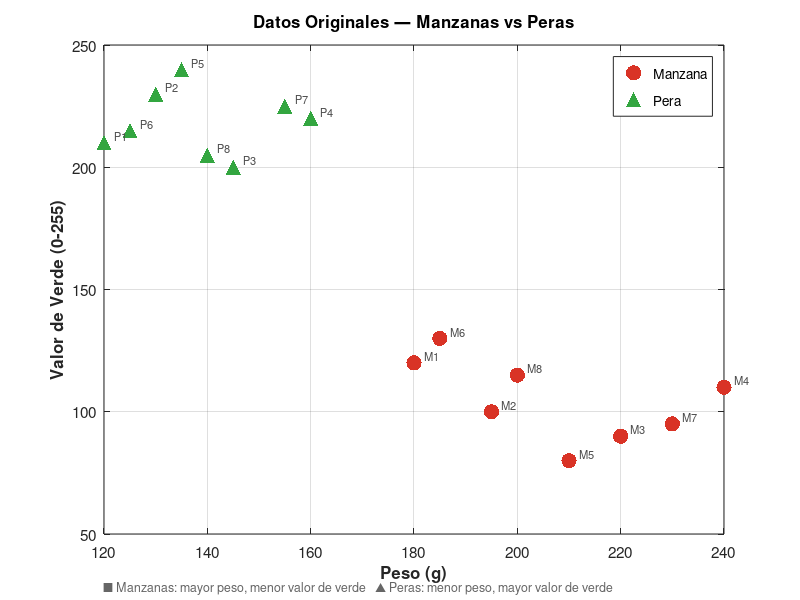
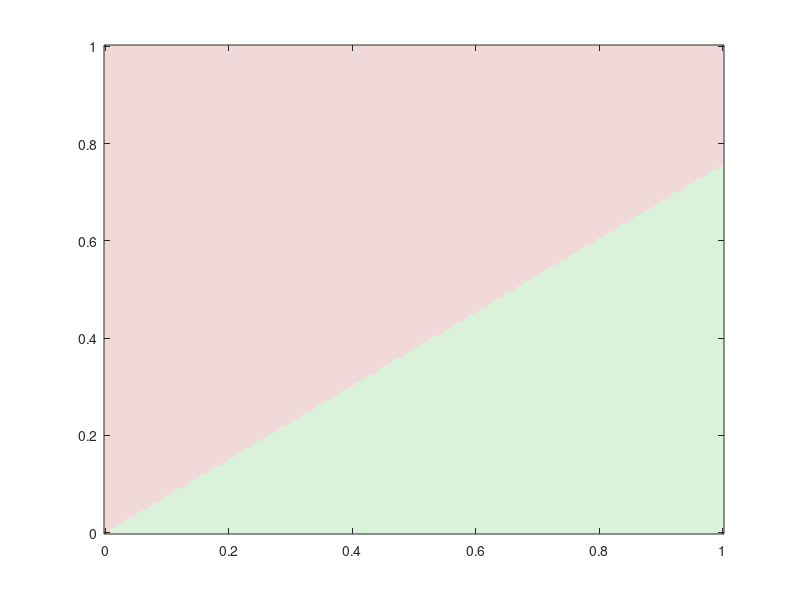

Write MATLAB code to recreate these figures, in order. (Note: this script raises an error after producing the figures.)
%  GRUPO 1 — CLASIFICACIÓN DE FRUTAS (Agroindustria)
%  Manzanas vs Peras por Peso (g) y Color (valor verde 0-255)
%  Algoritmos: Perceptrón (Hardlim) y ADALINE (Regla Delta/LMS)

clear; clc; close all;

fprintf('==============================================\n');
fprintf('  CLASIFICACIÓN DE FRUTAS — Agroindustria\n');
fprintf('  Perceptrón vs ADALINE\n');
fprintf('==============================================\n\n');

%  PASO 1: DEFINICIÓN DE DATOS DE ENTRENAMIENTO

P = [180   195  220  240  210  185  230  200  ...  
     120   130  145  160  135  125  155  140; ... 
     120   100   90  110   80  130   95  115  ...  
     210   230  200  220  240  215  225  205];     

% Etiquetas: 1 = Manzana, 0 = Pera
T = [1  1  1  1  1  1  1  1   0  0  0  0  0  0  0  0];

[n_features, N] = size(P); 

fprintf('Datos cargados: %d muestras, %d características\n', N, n_features);
fprintf('Manzanas: %d | Peras: %d\n\n', sum(T==1), sum(T==0));


%  PASO 2: NORMALIZACIÓN (Min-Max al rango [0, 1])

P_min = min(P, [], 2);  
P_max = max(P, [], 2);  
P_norm = (P - P_min) ./ (P_max - P_min);

fprintf('Rango original:\n');
fprintf('  Peso:  [%.0f, %.0f] g\n', P_min(1), P_max(1));
fprintf('  Color: [%.0f, %.0f]\n\n', P_min(2), P_max(2));

%  PASO 3: PARÁMETROS DE ENTRENAMIENTO
alpha_perc  = 0.1;   
alpha_adal  = 0.01;  
max_epocas  = 200;   
umbral_MSE  = 0.005; 

% ENTRENAMIENTO DEL PERCEPTRÓN

fprintf('----------------------------------------------\n');
fprintf('  ENTRENANDO PERCEPTRÓN...\n');
fprintf('----------------------------------------------\n');

% Inicialización de pesos y bias
W_p = zeros(1, n_features);
b_p = 0;

errores_perc    = zeros(1, max_epocas);
mse_perc        = zeros(1, max_epocas);
epocas_conv_p   = max_epocas;

for epoca = 1:max_epocas
    error_total = 0;
    mse_ep = 0;

    % Recorrer todas las muestras (en orden aleatorio para mejor convergencia)
    idx = randperm(N);

    for k = 1:N
        i = idx(k);
        x = P_norm(:, i);  
        t = T(i);          
        net = W_p * x + b_p;

        %Función de activación ESCALÓN (Hardlim) 
        if net >= 0
            y = 1;
        else
            y = 0;
        end

        % - Error discreto 
        e = t - y; 

        %  Actualización de pesos (solo si hay error) 
        W_p = W_p + alpha_perc * e * x';
        b_p = b_p + alpha_perc * e;

        error_total = error_total + abs(e);
        mse_ep      = mse_ep + e^2;
    end

    errores_perc(epoca) = error_total;
    mse_perc(epoca)     = mse_ep / N;

    % Criterio de paro: sin errores en toda una época
    if error_total == 0
        epocas_conv_p = epoca;
        fprintf('  ✓ Convergió en época %d\n', epoca);
        break;
    end
end

% Calcular precisión final del Perceptrón
y_pred_p = zeros(1, N);
for i = 1:N
    net = W_p * P_norm(:,i) + b_p;
    y_pred_p(i) = net >= 0;
end
acc_p = sum(y_pred_p == T) / N * 100;

fprintf('  Pesos finales: W = [%.4f, %.4f]  b = %.4f\n', W_p(1), W_p(2), b_p);
fprintf('  Precisión: %.1f%%\n\n', acc_p);

% ENTRENAMIENTO DE ADALINE (Regla Delta / LMS)
fprintf('----------------------------------------------\n');
fprintf('  ENTRENANDO ADALINE...\n');
fprintf('----------------------------------------------\n');

% Inicialización
W_a = rand(1, n_features) * 0.01; 
b_a = 0;

mse_adal      = zeros(1, max_epocas);
epocas_conv_a = max_epocas;

for epoca = 1:max_epocas
    errores_cuad = zeros(1, N);
    idx = randperm(N);

    for k = 1:N
        i = idx(k);
        x = P_norm(:, i);
        t = T(i);

        % Salida LINEAL (Purelin — SIN escalón) 
        net = W_a * x + b_a;   

        % Error CONTINUO (antes de cuantizar) 
        e = t - net; 

        % Regla Delta (gradiente del MSE)
        W_a = W_a + 2 * alpha_adal * e * x';
        b_a = b_a + 2 * alpha_adal * e;

        errores_cuad(k) = e^2;
    end

    mse_adal(epoca) = mean(errores_cuad);

    % Criterio de paro por MSE
    if mse_adal(epoca) < umbral_MSE
        epocas_conv_a = epoca;
        fprintf('  ✓ Convergió en época %d  (MSE = %.6f)\n', epoca, mse_adal(epoca));
        break;
    end
end

% Calcular precisión final de ADALINE (se aplica escalón DESPUÉS del entrenamiento)
y_pred_a = zeros(1, N);
for i = 1:N
    net = W_a * P_norm(:,i) + b_a;
    y_pred_a(i) = net >= 0.5;  
end
acc_a = sum(y_pred_a == T) / N * 100;

fprintf('  Pesos finales: W = [%.4f, %.4f]  b = %.4f\n', W_a(1), W_a(2), b_a);
fprintf('  MSE final: %.6f\n', mse_adal(epocas_conv_a));
fprintf('  Precisión: %.1f%%\n\n', acc_a);

%  PASO 4: VISUALIZACIÓN — 4 FIGURAS

% Índices por clase
idx_manzana = find(T == 1);  
idx_pera    = find(T == 0);  

% Colores
color_manzana = [0.85 0.20 0.15]; 
color_pera    = [0.20 0.65 0.25];  
color_perc    = [0.20 0.40 0.80];  
color_adal    = [0.85 0.50 0.10];  
x1_rango = linspace(-0.1, 1.1, 300);  

% Calcular fronteras de decisión
% Perceptrón: W_p(1)*x1 + W_p(2)*x2 + b_p = 0  →  x2 = -(W_p(1)*x1 + b_p)/W_p(2)
if abs(W_p(2)) > 1e-6
    x2_frontera_p = -(W_p(1) * x1_rango + b_p) / W_p(2);
else
    x2_frontera_p = NaN(size(x1_rango));
end

% ADALINE: frontera en net = 0.5 (umbral entre 0 y 1)
if abs(W_a(2)) > 1e-6
    x2_frontera_a = (0.5 - W_a(1) * x1_rango - b_a) / W_a(2);
else
    x2_frontera_a = NaN(size(x1_rango));
end

%% figura 1: Datos en espacio original 
figure('Name','Figura 1 - Datos Originales','NumberTitle','off',...
       'Position',[50 500 600 450],'Color','w');

scatter(P(1, idx_manzana), P(2, idx_manzana), 120, ...
        color_manzana, 'filled', 'Marker','o', 'DisplayName','Manzana');
hold on;
scatter(P(1, idx_pera), P(2, idx_pera), 120, ...
        color_pera, 'filled', 'Marker','^', 'DisplayName','Pera');

for i = 1:N
    if T(i) == 1
        txt = sprintf('M%d', i);
    else
        txt = sprintf('P%d', i-8);
    end
    text(P(1,i)+2, P(2,i)+3, txt, 'FontSize', 8, 'Color', [0.3 0.3 0.3]);
end

grid on; box on;
xlabel('Peso (g)', 'FontSize', 13, 'FontWeight', 'bold');
ylabel('Valor de Verde (0-255)', 'FontSize', 13, 'FontWeight', 'bold');
title('Datos Originales — Manzanas vs Peras', 'FontSize', 14, 'FontWeight', 'bold');
legend('Location', 'northeast', 'FontSize', 11);
set(gca, 'FontSize', 11);

annotation('textbox', [0.13 0.01 0.8 0.06], 'String', ...
    '■ Manzanas: mayor peso, menor valor de verde   ▲ Peras: menor peso, mayor valor de verde', ...
    'EdgeColor', 'none', 'FontSize', 9, 'Color', [0.4 0.4 0.4], 'HorizontalAlignment','center');

%% FIGURA 2: Fronteras de decisión 
figure('Name','Figura 2 - Fronteras de Decisión','NumberTitle','off',...
       'Position',[670 500 650 450],'Color','w');


[xx, yy] = meshgrid(linspace(0,1,200), linspace(0,1,200));
zz_p = zeros(size(xx));
for r = 1:size(xx,1)
    for c = 1:size(xx,2)
        net = W_p(1)*xx(r,c) + W_p(2)*yy(r,c) + b_p;
        zz_p(r,c) = net >= 0;
    end
end

h_bg = imagesc([0 1], [0 1], zz_p);
colormap([0.95 0.85 0.85; 0.85 0.95 0.85]); 
set(gca, 'YDir', 'normal');
alpha(h_bg, 0.3);
hold on;


plot(x1_rango, x2_frontera_p, '-', 'Color', color_perc, ...
     'LineWidth', 2.5, 'DisplayName', sprintf('Perceptrón (α=%.2f)', alpha_perc));
plot(x1_rango, x2_frontera_a, '--', 'Color', color_adal, ...
     'LineWidth', 2.5, 'DisplayName', sprintf('ADALINE (α=%.3f)', alpha_adal));

% Datos normalizados
scatter(P_norm(1, idx_manzana), P_norm(2, idx_manzana), 130, ...
        color_manzana, 'filled', 'o', 'DisplayName','Manzana', ...
        'MarkerEdgeColor','w', 'LineWidth',1.5);
scatter(P_norm(1, idx_pera), P_norm(2, idx_pera), 130, ...
        color_pera, 'filled', '^', 'DisplayName','Pera', ...
        'MarkerEdgeColor','w', 'LineWidth',1.5);

axis([0 1 0 1]); grid on; box on;
xlabel('Peso normalizado', 'FontSize', 13, 'FontWeight', 'bold');
ylabel('Verde normalizado', 'FontSize', 13, 'FontWeight', 'bold');
title('Fronteras de Decisión — Perceptrón vs ADALINE', 'FontSize', 14, 'FontWeight', 'bold');
legend('Location', 'northeast', 'FontSize', 10);
set(gca, 'FontSize', 11);

% Anotaciones de región
text(0.05, 0.92, 'Región: Manzana', 'Color', color_manzana, 'FontSize', 10, 'FontWeight', 'bold');
text(0.65, 0.08, 'Región: Pera', 'Color', color_pera, 'FontSize', 10, 'FontWeight', 'bold');

%% figura 3: Error del Perceptrón y MSE de ADALINE por época 
figure('Name','Figura 3 - Convergencia','NumberTitle','off',...
       'Position',[50 30 650 420],'Color','w');

ep_p = 1:epocas_conv_p;
ep_a = 1:epocas_conv_a;

% Subplot 1: Perceptrón — Error total por época
subplot(2,1,1);
area(ep_p, errores_perc(ep_p), 'FaceColor', color_perc, 'FaceAlpha', 0.3, ...
     'EdgeColor', color_perc, 'LineWidth', 1.5);
hold on;
plot(ep_p, errores_perc(ep_p), 'o-', 'Color', color_perc, ...
     'LineWidth', 2, 'MarkerSize', 5, 'MarkerFaceColor', color_perc);
xline(epocas_conv_p, '--k', sprintf('Convergencia (é=%d)', epocas_conv_p), ...
      'FontSize', 9, 'LabelHorizontalAlignment', 'left');
xlabel('Época', 'FontSize', 11);
ylabel('Errores totales |e|', 'FontSize', 11);
title('Perceptrón — Evolución del Error', 'FontSize', 12, 'FontWeight', 'bold');
grid on; box on;
set(gca, 'FontSize', 10);

% Subplot 2: ADALINE — MSE por época
subplot(2,1,2);
semilogy(ep_a, mse_adal(ep_a), '-', 'Color', color_adal, 'LineWidth', 2.5);
hold on;
semilogy(ep_a, mse_adal(ep_a), '.', 'Color', color_adal, 'MarkerSize', 8);
yline(umbral_MSE, '--k', sprintf('Umbral MSE = %.3f', umbral_MSE), ...
      'FontSize', 9, 'LabelHorizontalAlignment', 'right');
xline(epocas_conv_a, '--', 'Color',[0.4 0.4 0.4], ...
      'Label', sprintf('Convergencia (é=%d)', epocas_conv_a), ...
      'FontSize', 9, 'LabelHorizontalAlignment', 'left');
xlabel('Época', 'FontSize', 11);
ylabel('MSE (escala logarítmica)', 'FontSize', 11);
title('ADALINE — Convergencia del MSE (Regla Delta)', 'FontSize', 12, 'FontWeight', 'bold');
grid on; box on;
set(gca, 'FontSize', 10);

%% FIGURA 4: Tabla de resultados y métricas finales 
figure('Name','Figura 4 - Comparación Final','NumberTitle','off',...
       'Position',[720 30 620 420],'Color','w');

% Panel izquierdo: Matriz de confusión del Perceptrón
subplot(1,2,1);
cm_p = confusionmat(T, y_pred_p);
imagesc(cm_p);
colormap([0.95 0.95 0.95; 0.70 0.85 0.70]);
colorbar off;
axis square;
xticks([1 2]); xticklabels({'Pred: Pera','Pred: Manzana'});
yticks([1 2]); yticklabels({'Real: Pera','Real: Manzana'});
title(sprintf('Perceptrón\nPrecisión: %.1f%%', acc_p), 'FontSize', 12, 'FontWeight','bold');
set(gca, 'FontSize', 9);
for i = 1:2
    for j = 1:2
        text(j, i, num2str(cm_p(i,j)), 'HorizontalAlignment','center', ...
             'FontSize', 18, 'FontWeight', 'bold', 'Color', [0.1 0.1 0.1]);
    end
end
xlabel('Predicción', 'FontSize', 10);
ylabel('Real', 'FontSize', 10);

% Panel derecho: Matriz de confusión de ADALINE
subplot(1,2,2);
cm_a = confusionmat(T, y_pred_a);
imagesc(cm_a);
colormap([0.95 0.95 0.95; 0.70 0.85 0.70]);
colorbar off;
axis square;
xticks([1 2]); xticklabels({'Pred: Pera','Pred: Manzana'});
yticks([1 2]); yticklabels({'Real: Pera','Real: Manzana'});
title(sprintf('ADALINE\nPrecisión: %.1f%%', acc_a), 'FontSize', 12, 'FontWeight','bold');
set(gca, 'FontSize', 9);
for i = 1:2
    for j = 1:2
        text(j, i, num2str(cm_a(i,j)), 'HorizontalAlignment','center', ...
             'FontSize', 18, 'FontWeight', 'bold', 'Color', [0.1 0.1 0.1]);
    end
end
xlabel('Predicción', 'FontSize', 10);
ylabel('Real', 'FontSize', 10);

sgtitle('Matrices de Confusión — Comparación Final', 'FontSize', 13, 'FontWeight', 'bold');

% RESUMEN FINAL EN CONSOLA
fprintf('  RESUMEN COMPARATIVO FINAL\n');
fprintf('%-25s %-15s %-15s\n', 'Métrica', 'Perceptrón', 'ADALINE');
fprintf('%s\n', repmat('-',1,55));
fprintf('%-25s %-15d %-15d\n', 'Épocas hasta convergencia', epocas_conv_p, epocas_conv_a);
fprintf('%-25s %-15.4f %-15.6f\n', 'MSE final', mse_perc(epocas_conv_p), mse_adal(epocas_conv_a));
fprintf('%-25s %-14.1f%% %-14.1f%%\n', 'Precisión en entrenamiento', acc_p, acc_a);
fprintf('%-25s %-15.4f %-15.4f\n', 'Peso W1 (Peso)', W_p(1), W_a(1));
fprintf('%-25s %-15.4f %-15.4f\n', 'Peso W2 (Color)', W_p(2), W_a(2));
fprintf('%-25s %-15.4f %-15.4f\n', 'Bias b', b_p, b_a);
fprintf('%s\n\n', repmat('-',1,55));

% CLASIFICAR NUEVAS FRUTAS
fprintf('  PRUEBA CON NUEVAS MUESTRAS\n');

nuevas_frutas = [190; 105];  
nuevas_frutas2 = [140; 218];  

etiquetas = {'Pera', 'Manzana'};

for muestra = 1:2
    if muestra == 1
        xn = nuevas_frutas;
        fprintf('\nMuestra 1: Peso=190g, Verde=105\n');
    else
        xn = nuevas_frutas2;
        fprintf('\nMuestra 2: Peso=140g, Verde=218\n');
    end

    xn_norm = (xn - P_min) ./ (P_max - P_min);

    % Clasificar con Perceptrón
    net_p = W_p * xn_norm + b_p;
    clase_p = net_p >= 0;
    fprintf('  Perceptrón → %s  (net=%.4f)\n', etiquetas{clase_p+1}, net_p);

    % Clasificar con ADALINE
    net_a = W_a * xn_norm + b_a;
    clase_a = net_a >= 0.5;
    fprintf('  ADALINE    → %s  (net=%.4f)\n', etiquetas{clase_a+1}, net_a);
end

fprintf('\n¡Entrenamiento y evaluación completados!\n');
fprintf('Revisar las 4 figuras generadas.\n');
